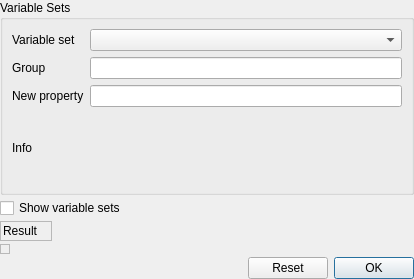
<?xml version="1.0" encoding="UTF-8"?>
<ui version="4.0">
 <class>DlgExpressionInput</class>
 <widget class="QDialog" name="DlgExpressionInput">
  <property name="geometry">
   <rect>
    <x>0</x>
    <y>0</y>
    <width>414</width>
    <height>272</height>
   </rect>
  </property>
  <property name="sizePolicy">
   <sizepolicy hsizetype="Expanding" vsizetype="Preferred">
    <horstretch>0</horstretch>
    <verstretch>0</verstretch>
   </sizepolicy>
  </property>
  <property name="minimumSize">
   <size>
    <width>300</width>
    <height>0</height>
   </size>
  </property>
  <property name="windowTitle">
   <string>Expression Editor</string>
  </property>
  <layout class="QVBoxLayout" name="verticalLayout">
   <property name="spacing">
    <number>3</number>
   </property>
   <property name="margin" stdset="0">
    <number>0</number>
   </property>
   <item>
    <widget class="QGroupBox" name="groupBoxVarSets">
     <property name="title">
      <string>Variable Sets</string>
     </property>
     <layout class="QHBoxLayout" name="horizontalLayout_8">
      <item>
       <layout class="QGridLayout" name="gridLayoutVarSets">
        <item row="1" column="2">
         <widget class="QLineEdit" name="lineEditGroup"/>
        </item>
        <item row="1" column="0">
         <widget class="QLabel" name="labelGroup">
          <property name="text">
           <string>Group</string>
          </property>
         </widget>
        </item>
        <item row="3" column="2">
         <widget class="QLabel" name="labelInfoActive">
          <property name="sizePolicy">
           <sizepolicy hsizetype="Preferred" vsizetype="Preferred">
            <horstretch>0</horstretch>
            <verstretch>0</verstretch>
           </sizepolicy>
          </property>
          <property name="minimumSize">
           <size>
            <width>0</width>
            <height>70</height>
           </size>
          </property>
          <property name="text">
           <string/>
          </property>
         </widget>
        </item>
        <item row="0" column="0">
         <widget class="QLabel" name="labelVarSet">
          <property name="text">
           <string>Variable set</string>
          </property>
         </widget>
        </item>
        <item row="0" column="2">
         <widget class="QComboBox" name="comboBoxVarSet"/>
        </item>
        <item row="3" column="0">
         <widget class="QLabel" name="labelInfo">
          <property name="text">
           <string>Info</string>
          </property>
         </widget>
        </item>
        <item row="2" column="0">
         <widget class="QLabel" name="LabelPropNew">
          <property name="text">
           <string>New property</string>
          </property>
         </widget>
        </item>
        <item row="2" column="2">
         <widget class="QLineEdit" name="lineEditPropNew">
          <property name="sizePolicy">
           <sizepolicy hsizetype="Expanding" vsizetype="Preferred">
            <horstretch>0</horstretch>
            <verstretch>0</verstretch>
           </sizepolicy>
          </property>
         </widget>
        </item>
       </layout>
      </item>
     </layout>
    </widget>
   </item>
   <item>
    <widget class="QCheckBox" name="checkBoxVarSets">
     <property name="text">
      <string>Show variable sets</string>
     </property>
    </widget>
   </item>
   <item>
    <layout class="QHBoxLayout" name="horizontalLayout_2">
     <item>
      <layout class="QVBoxLayout" name="verticalLayout_2">
       <property name="spacing">
        <number>0</number>
       </property>
       <property name="margin" stdset="0">
        <number>0</number>
       </property>
       <item>
        <widget class="QFrame" name="ctrlArea">
         <property name="autoFillBackground">
          <bool>true</bool>
         </property>
         <property name="frameShape">
          <enum>QFrame::StyledPanel</enum>
         </property>
         <property name="frameShadow">
          <enum>QFrame::Raised</enum>
         </property>
         <layout class="QHBoxLayout" name="horizontalLayout_4">
          <property name="spacing">
           <number>4</number>
          </property>
          <property name="margin" stdset="0">
           <number>2</number>
          </property>
          <item>
           <widget class="QLabel" name="label">
            <property name="text">
             <string>Result</string>
            </property>
           </widget>
          </item>
          <item>
           <widget class="QLabel" name="msg">
            <property name="palette">
             <palette>
              <active>
               <colorrole role="Text">
                <brush brushstyle="SolidPattern">
                 <color alpha="255">
                  <red>255</red>
                  <green>0</green>
                  <blue>0</blue>
                 </color>
                </brush>
               </colorrole>
              </active>
              <inactive>
               <colorrole role="Text">
                <brush brushstyle="SolidPattern">
                 <color alpha="255">
                  <red>255</red>
                  <green>0</green>
                  <blue>0</blue>
                 </color>
                </brush>
               </colorrole>
              </inactive>
              <disabled>
               <colorrole role="Text">
                <brush brushstyle="SolidPattern">
                 <color alpha="255">
                  <red>190</red>
                  <green>190</green>
                  <blue>190</blue>
                 </color>
                </brush>
               </colorrole>
              </disabled>
             </palette>
            </property>
            <property name="text">
             <string/>
            </property>
           </widget>
          </item>
         </layout>
        </widget>
       </item>
      </layout>
     </item>
     <item>
      <spacer name="horizontalSpacer">
       <property name="orientation">
        <enum>Qt::Horizontal</enum>
       </property>
       <property name="sizeHint" stdset="0">
        <size>
         <width>0</width>
         <height>20</height>
        </size>
       </property>
      </spacer>
     </item>
    </layout>
   </item>
   <item>
    <layout class="QHBoxLayout" name="horizontalLayout_5">
     <item>
      <widget class="Gui::ExpressionTextEdit" name="expression">
       <property name="sizePolicy">
        <sizepolicy hsizetype="Ignored" vsizetype="Expanding">
         <horstretch>0</horstretch>
         <verstretch>0</verstretch>
        </sizepolicy>
       </property>
       <property name="minimumSize">
        <size>
         <width>10</width>
         <height>10</height>
        </size>
       </property>
      </widget>
     </item>
     <item>
      <spacer name="horizontalSpacer_3">
       <property name="orientation">
        <enum>Qt::Horizontal</enum>
       </property>
       <property name="sizeHint" stdset="0">
        <size>
         <width>0</width>
         <height>2</height>
        </size>
       </property>
      </spacer>
     </item>
    </layout>
   </item>
   <item>
    <layout class="QHBoxLayout" name="horizontalLayout_3">
     <item>
      <spacer name="horizontalSpacer_2">
       <property name="orientation">
        <enum>Qt::Horizontal</enum>
       </property>
       <property name="sizeHint" stdset="0">
        <size>
         <width>0</width>
         <height>20</height>
        </size>
       </property>
      </spacer>
     </item>
     <item>
      <widget class="QDialogButtonBox" name="buttonBox">
       <property name="sizePolicy">
        <sizepolicy hsizetype="Fixed" vsizetype="Fixed">
         <horstretch>0</horstretch>
         <verstretch>0</verstretch>
        </sizepolicy>
       </property>
       <property name="standardButtons">
        <set>QDialogButtonBox::Reset|QDialogButtonBox::Ok</set>
       </property>
      </widget>
     </item>
    </layout>
   </item>
   <item>
    <spacer name="verticalSpacer">
     <property name="orientation">
      <enum>Qt::Vertical</enum>
     </property>
     <property name="sizeType">
      <enum>QSizePolicy::Policy::Fixed</enum>
     </property>
     <property name="sizeHint" stdset="0">
      <size>
       <width>20</width>
       <height>0</height>
      </size>
     </property>
    </spacer>
   </item>
  </layout>
 </widget>
 <customwidgets>
  <customwidget>
   <class>Gui::ExpressionTextEdit</class>
   <extends>QTextEdit</extends>
   <header>ExpressionCompleter.h</header>
  </customwidget>
 </customwidgets>
 <tabstops>
  <tabstop>expression</tabstop>
  <tabstop>buttonBox</tabstop>
  <tabstop>checkBoxVarSets</tabstop>
 </tabstops>
 <resources/>
 <connections>
  <connection>
   <sender>buttonBox</sender>
   <signal>accepted()</signal>
   <receiver>DlgExpressionInput</receiver>
   <slot>accept()</slot>
   <hints>
    <hint type="sourcelabel">
     <x>275</x>
     <y>94</y>
    </hint>
    <hint type="destinationlabel">
     <x>310</x>
     <y>63</y>
    </hint>
   </hints>
  </connection>
 </connections>
</ui>
